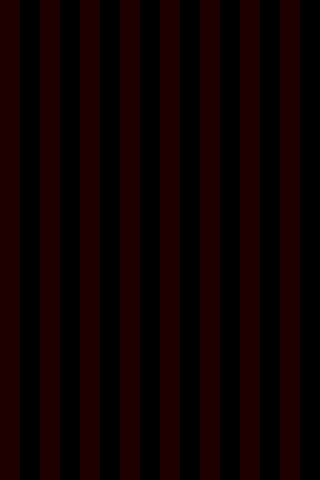

This game map was drawn from its Tiled (.tmx) file and the tilesets committed beside it. A one-line description and the trimmed map source follow:
An orthogonal 32x48 tile map with 10x10 px tiles, 1 tile layer (Tile Layer 1) and 82 objects.

<map version="1.0" orientation="orthogonal" renderorder="right-down" width="32" height="48" tilewidth="10" tileheight="10" nextobjectid="97">
 <properties>
  <property name="hazard_type" value="water" />
  <property name="par" value="3" />
  <property name="target_x" value="20" />
  <property name="target_y" value="11" />
  <property name="tee_x" value="15" />
  <property name="tee_y" value="46" />
  <property name="yards" value="210" />
 </properties>
 <tileset firstgid="1" name="tiles" tilewidth="10" tileheight="10" tilecount="1">
  <image source="tiles.png" width="10" height="10" />
 </tileset>
 <layer name="Tile Layer 1" width="32" height="48" opacity="0.14">
  <data>[1536 cells, 768 non-empty, 1 distinct tile ids]</data>
 </layer>
 <objectgroup name="quads">
  <object id="1" x="100" y="401" width="99" height="94">
   <properties>
    <property name="type" value="fairway" />
   </properties>
  </object>
  <object id="2" x="121.333" y="381.333" width="59.3333" height="25.3333">
   <properties>
    <property name="type" value="fairway" />
   </properties>
  </object>
  <object id="7" x="100" y="142" width="120" height="48">
   <properties>
    <property name="type" value="fairway" />
   </properties>
  </object>
  <object id="8" x="60" y="102.667" width="61.3333" height="48">
   <properties>
    <property name="type" value="fairway" />
   </properties>
  </object>
  <object id="9" x="121" y="82" width="118.334" height="69.3333">
   <properties>
    <property name="type" value="fairway" />
   </properties>
  </object>
  <object id="13" x="42" y="200.667" width="219" height="70.6667">
   <properties>
    <property name="type" value="water" />
   </properties>
  </object>
  <object id="14" x="259" y="121.333" width="40" height="120">
   <properties>
    <property name="type" value="water" />
   </properties>
  </object>
  <object id="15" x="240.333" y="41.3333" width="40.6667" height="84">
   <properties>
    <property name="type" value="water" />
   </properties>
  </object>
  <object id="16" x="20.3333" y="72" width="38" height="169.333">
   <properties>
    <property name="type" value="water" />
   </properties>
  </object>
  <object id="19" x="40.5" y="21.3333" width="161" height="58.5">
   <properties>
    <property name="type" value="water" />
   </properties>
  </object>
  <object id="20" x="198" y="30.6667" width="44" height="50.1667">
   <properties>
    <property name="type" value="water" />
   </properties>
  </object>
 </objectgroup>
 <objectgroup color="#ffaa00" name="triangles">
  <object id="3" x="177.667" y="380.667" width="21.6667" height="23.6667">
   <properties>
    <property name="omit" value="3" />
    <property name="type" value="fairway" />
   </properties>
  </object>
  <object id="4" x="100.667" y="380.667" width="22.6667" height="25">
   <properties>
    <property name="omit" value="0" />
    <property name="type" value="fairway" />
   </properties>
  </object>
  <object id="10" x="60" y="81.6667" width="63.5" height="25.3333">
   <properties>
    <property name="omit" value="0" />
    <property name="type" value="fairway" />
   </properties>
  </object>
  <object id="11" x="60.6667" y="147.333" width="44.3333" height="42.6667">
   <properties>
    <property name="omit" value="1" />
    <property name="type" value="fairway" />
   </properties>
  </object>
  <object id="12" x="217.667" y="149.667" width="22" height="40.3333">
   <properties>
    <property name="omit" value="2" />
    <property name="type" value="fairway" />
   </properties>
  </object>
  <object id="17" x="20.6667" y="238.667" width="25.3333" height="33.3333">
   <properties>
    <property name="omit" value="1" />
    <property name="type" value="water" />
   </properties>
  </object>
  <object id="21" x="258" y="238.583" width="42" height="32.75">
   <properties>
    <property name="omit" value="2" />
    <property name="type" value="water" />
   </properties>
  </object>
  <object id="22" x="19.75" y="20.6667" width="23.25" height="53.4167">
   <properties>
    <property name="omit" value="0" />
    <property name="type" value="water" />
   </properties>
  </object>
 </objectgroup>
 <objectgroup name="trees" visible="0">
  <object id="24" x="97.6667" y="334.667" width="9.66667" height="9.66667" />
  <object id="25" x="115.667" y="395.667" width="9.66667" height="9.66667" />
  <object id="26" x="121.167" y="378.167" width="9.66667" height="9.66667" />
  <object id="27" x="184.667" y="378.167" width="9.66667" height="9.66667" />
  <object id="28" x="186.667" y="320.667" width="9.66667" height="9.66667" />
  <object id="29" x="200.667" y="318.167" width="9.66667" height="9.66667" />
  <object id="30" x="178.667" y="338.167" width="9.66667" height="9.66667" />
  <object id="31" x="181.167" y="359.167" width="9.66667" height="9.66667" />
  <object id="32" x="99.6667" y="296.167" width="9.66667" height="9.66667" />
  <object id="33" x="101.667" y="363.667" width="9.66667" height="9.66667" />
  <object id="34" x="89.1667" y="317.167" width="9.66667" height="9.66667" />
  <object id="45" x="301.167" y="261.833" width="9.66667" height="9.66667" />
  <object id="46" x="229.167" y="175.833" width="9.66667" height="9.66667" />
  <object id="47" x="13.1667" y="40.5" width="9.66667" height="9.66667" />
  <object id="48" x="305.833" y="237.167" width="9.66667" height="9.66667" />
  <object id="49" x="5.83333" y="238.5" width="9.66667" height="9.66667" />
  <object id="50" x="7.83333" y="221.167" width="9.66667" height="9.66667" />
  <object id="51" x="10.5" y="251.167" width="9.66667" height="9.66667" />
  <object id="52" x="24.5" y="263.167" width="9.66667" height="9.66667" />
  <object id="53" x="91.1667" y="276.5" width="9.66667" height="9.66667" />
  <object id="54" x="282.5" y="260.5" width="9.66667" height="9.66667" />
  <object id="55" x="254.5" y="271.833" width="9.66667" height="9.66667" />
  <object id="56" x="237.167" y="283.167" width="9.66667" height="9.66667" />
  <object id="57" x="200.5" y="281.833" width="9.66667" height="9.66667" />
  <object id="58" x="125.833" y="433.833" width="9.66667" height="9.66667" />
  <object id="59" x="125.167" y="446.5" width="9.66667" height="9.66667" />
  <object id="60" x="120.5" y="413.833" width="9.66667" height="9.66667" />
  <object id="61" x="113.167" y="430.5" width="9.66667" height="9.66667" />
  <object id="62" x="182.5" y="454.5" width="9.66667" height="9.66667" />
  <object id="63" x="173.167" y="416.5" width="9.66667" height="9.66667" />
  <object id="64" x="175.833" y="431.833" width="9.66667" height="9.66667" />
  <object id="65" x="287.167" y="43.8333" width="9.66667" height="9.66667" />
  <object id="66" x="255.167" y="30.5" width="9.66667" height="9.66667" />
  <object id="67" x="297.167" y="99.8333" width="9.66667" height="9.66667" />
  <object id="68" x="287.167" y="67.1667" width="9.66667" height="9.66667" />
  <object id="69" x="235.167" y="19.1667" width="9.66667" height="9.66667" />
  <object id="70" x="223.833" y="9.16666" width="9.66667" height="9.66667" />
  <object id="71" x="297.833" y="137.167" width="9.66667" height="9.66667" />
  <object id="72" x="295.833" y="165.833" width="9.66667" height="9.66667" />
  <object id="73" x="299.833" y="217.167" width="9.66667" height="9.66667" />
  <object id="74" x="303.167" y="197.833" width="9.66667" height="9.66667" />
  <object id="75" x="18.5" y="21.8333" width="9.66667" height="9.66667" />
  <object id="76" x="160.5" y="6.5" width="9.66667" height="9.66667" />
  <object id="77" x="90.5" y="5.16666" width="9.66667" height="9.66667" />
  <object id="78" x="12.5" y="85.8333" width="9.66667" height="9.66667" />
  <object id="79" x="6.5" y="148.5" width="9.66667" height="9.66667" />
  <object id="80" x="71.1667" y="185.833" width="9.66667" height="9.66667" />
  </objectgroup>
 <objectgroup name="waypoints" />
</map>
<!-- 16 of 82 objects omitted -->
